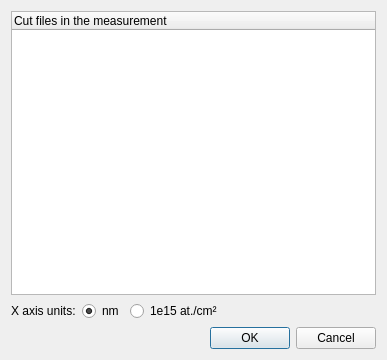
<?xml version="1.0" encoding="UTF-8"?>
<ui version="4.0">
 <class>Dialog</class>
 <widget class="QDialog" name="Dialog">
  <property name="geometry">
   <rect>
    <x>0</x>
    <y>0</y>
    <width>387</width>
    <height>360</height>
   </rect>
  </property>
  <property name="windowTitle">
   <string>Depth profile</string>
  </property>
  <layout class="QGridLayout" name="gridLayout">
   <item row="2" column="0">
    <layout class="QHBoxLayout" name="horizontalLayout">
     <item>
      <widget class="QLabel" name="label">
       <property name="text">
        <string>X axis units:</string>
       </property>
      </widget>
     </item>
     <item>
      <widget class="QRadioButton" name="radioButtonAtPerCm2">
       <property name="text">
        <string>nm</string>
       </property>
       <property name="checked">
        <bool>true</bool>
       </property>
      </widget>
     </item>
     <item>
      <widget class="QRadioButton" name="radioButtonNm">
       <property name="text">
        <string>1e15 at./cm²</string>
       </property>
      </widget>
     </item>
     <item>
      <spacer name="horizontalSpacer">
       <property name="orientation">
        <enum>Qt::Horizontal</enum>
       </property>
       <property name="sizeHint" stdset="0">
        <size>
         <width>40</width>
         <height>20</height>
        </size>
       </property>
      </spacer>
     </item>
    </layout>
   </item>
   <item row="3" column="0">
    <layout class="QVBoxLayout" name="verticalLayout"/>
   </item>
   <item row="15" column="0">
    <layout class="QHBoxLayout" name="horizontalLayout_2">
     <item>
      <spacer name="horizontalSpacer_2">
       <property name="orientation">
        <enum>Qt::Horizontal</enum>
       </property>
       <property name="sizeHint" stdset="0">
        <size>
         <width>40</width>
         <height>20</height>
        </size>
       </property>
      </spacer>
     </item>
     <item>
      <widget class="QPushButton" name="OKButton">
       <property name="text">
        <string>OK</string>
       </property>
      </widget>
     </item>
     <item>
      <widget class="QPushButton" name="cancelButton">
       <property name="text">
        <string>Cancel</string>
       </property>
      </widget>
     </item>
    </layout>
   </item>
   <item row="0" column="0">
    <widget class="QTreeWidget" name="treeWidget">
     <column>
      <property name="text">
       <string>Cut files in the measurement</string>
      </property>
     </column>
    </widget>
   </item>
  </layout>
 </widget>
 <resources/>
 <connections/>
</ui>
